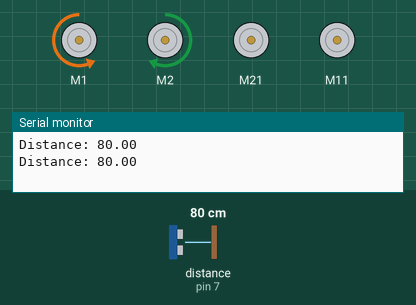
Recording of a sketch running on a simulated Arduino Uno, built with avr-gcc and run on an emulated ATmega328P. On the bench: 4 × DC motor (green arrow = forward, orange = backward, longer = faster), the last lines printed to the serial monitor. The test bench sets the inputs (shaded band); at power-on: distance to the obstacle (sensor on pin 7) 80 cm.

Above: at 1.8 s.
1.9 s: distance to the obstacle (sensor on pin 7) set to 23 cm
3.4 s: distance to the obstacle (sensor on pin 7) set to 18 cm
At 5.1 s:
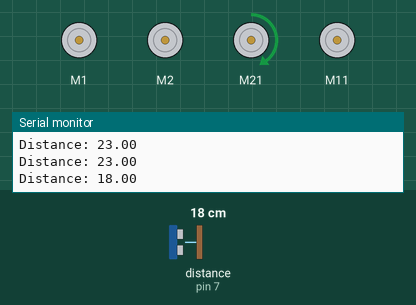
15.1 s: distance to the obstacle (sensor on pin 7) set to 120 cm
At 16.9 s:
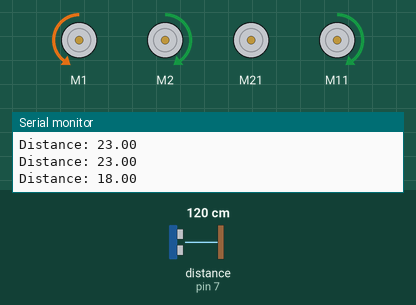
19.2 s: distance to the obstacle (sensor on pin 7) set to 2 cm
At 20.3 s:
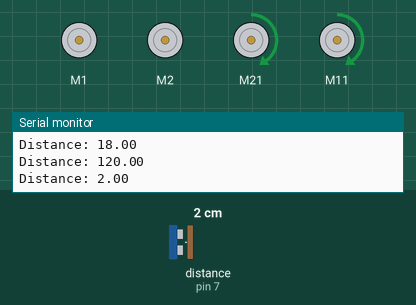
Timing chart, 0 to 24.3 s (numbered marks = the images above; inputs shaded):
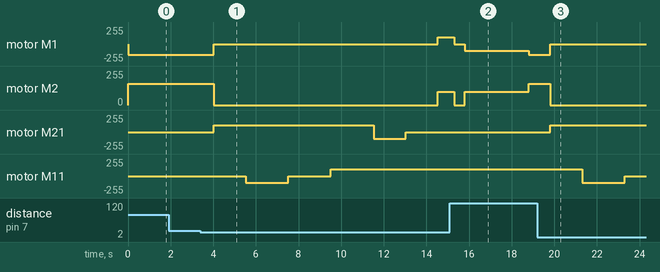

The sketch:

BUMCHU1.ino
```cpp
#include <MeMegaPi.h>

// TANK MOTORS
// Define motor objects for each motor connected to the MegaPi board
MeMegaPiDCMotor RightMotor1(PORT1B);
MeMegaPiDCMotor LeftMotor2(PORT2B);
MeMegaPiDCMotor ArmMotor3(PORT3B);
MeMegaPiDCMotor GripperMotor1A(PORT1A);
MeUltrasonicSensor ultrasonicSensor(PORT7);

float distance = 0;

void setup() {
  Serial.begin(9600);

}
void loop() {
  // Get distance from the ultrasonic sensor
  distance = ultrasonicSensor.distanceCm();

  // Print distance to Serial Monitor
  Serial.print("Distance: ");
  Serial.println(distance);

  // Basic obstacle avoidance for the tank
  if (distance >= 80) {
    RightMotor1.run(-160);
    LeftMotor2.run(160); // Move tank forward if no obstacle
  }

    else if (distance < 20 && distance >= 40)  {
    RightMotor1.run(80);
    LeftMotor2.run(80);
    }

   else if(distance <= 20){
    RightMotor1.stop();
    LeftMotor2.stop();

   ArmMotor3.run(100);
   delay(1500);
   GripperMotor1A.run(-100);
   delay(2000);
   GripperMotor1A.stop();
   delay(2000);
   GripperMotor1A.run(100);
   delay(2000);
   ArmMotor3.run(-100);
   delay(1500);
   ArmMotor3.stop();
   delay(1500);
   RightMotor1.run(100);
   LeftMotor2.run(100);
   delay(780);
   RightMotor1.stop();
   LeftMotor2.stop();
   delay(500);
   RightMotor1.run(-100);
   LeftMotor2.run(100);
   delay(2000);
  }

delay(1000);
}
```

Measured:
- the behaviour switches between 21 and 20 cm on distance to the obstacle (sensor on pin 7) (found by bisection; images 0 and 1)
- after the input at 3.4 s, motor M1: backward 160/255 → stopped after 0.62 s, → forward 100/255 10.5 s later; motor M2: forward 160/255 → stopped after 0.62 s, → forward 100/255 10.5 s later
- after the input at 15.1 s, motor M21: stays stopped (without the input it goes to forward 100/255 after 3.7 s)
- after the input at 19.2 s, motor M1: backward 160/255 → stopped after 0.61 s; motor M2: forward 160/255 → stopped after 0.61 s; motor M21: stopped → forward 100/255 after 0.61 s; motor M11: forward 100/255 → backward 100/255 after 2.1 s, → stopped 2.0 s later
